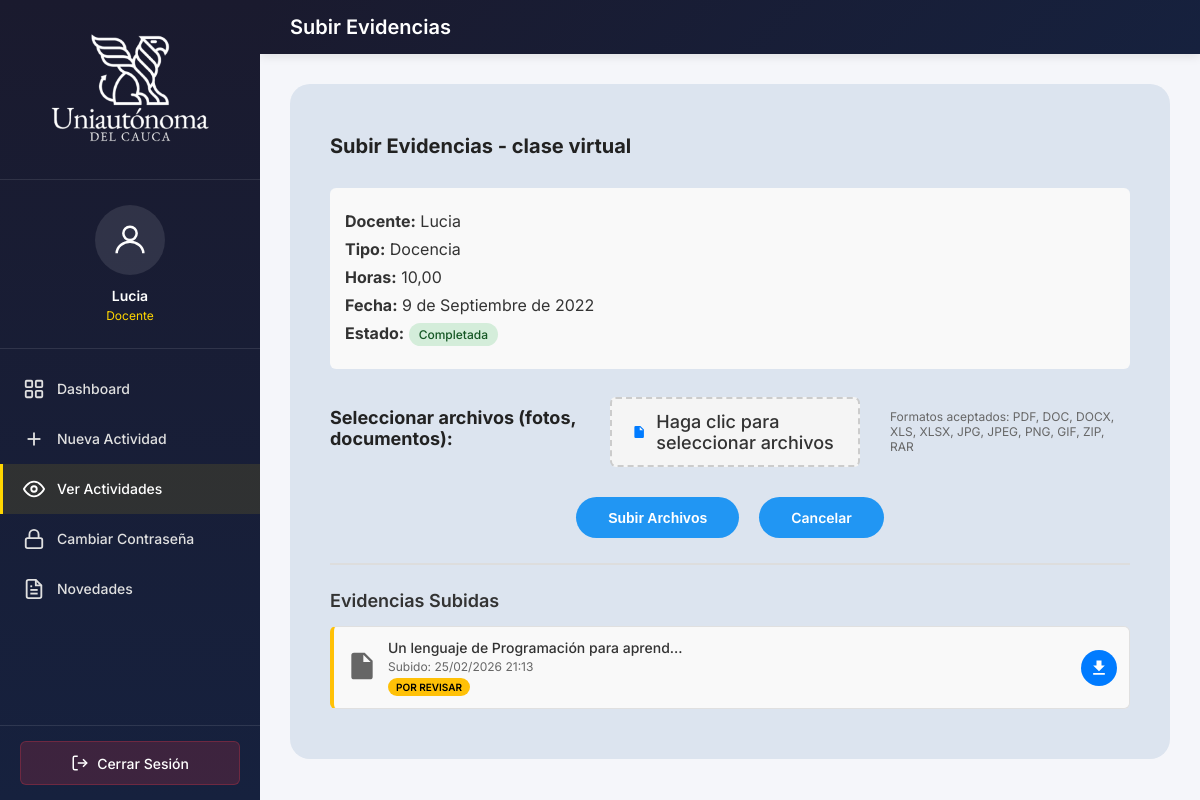
Page /profesor/subir-evidencia/1/ (signed in) on the earlier database version.
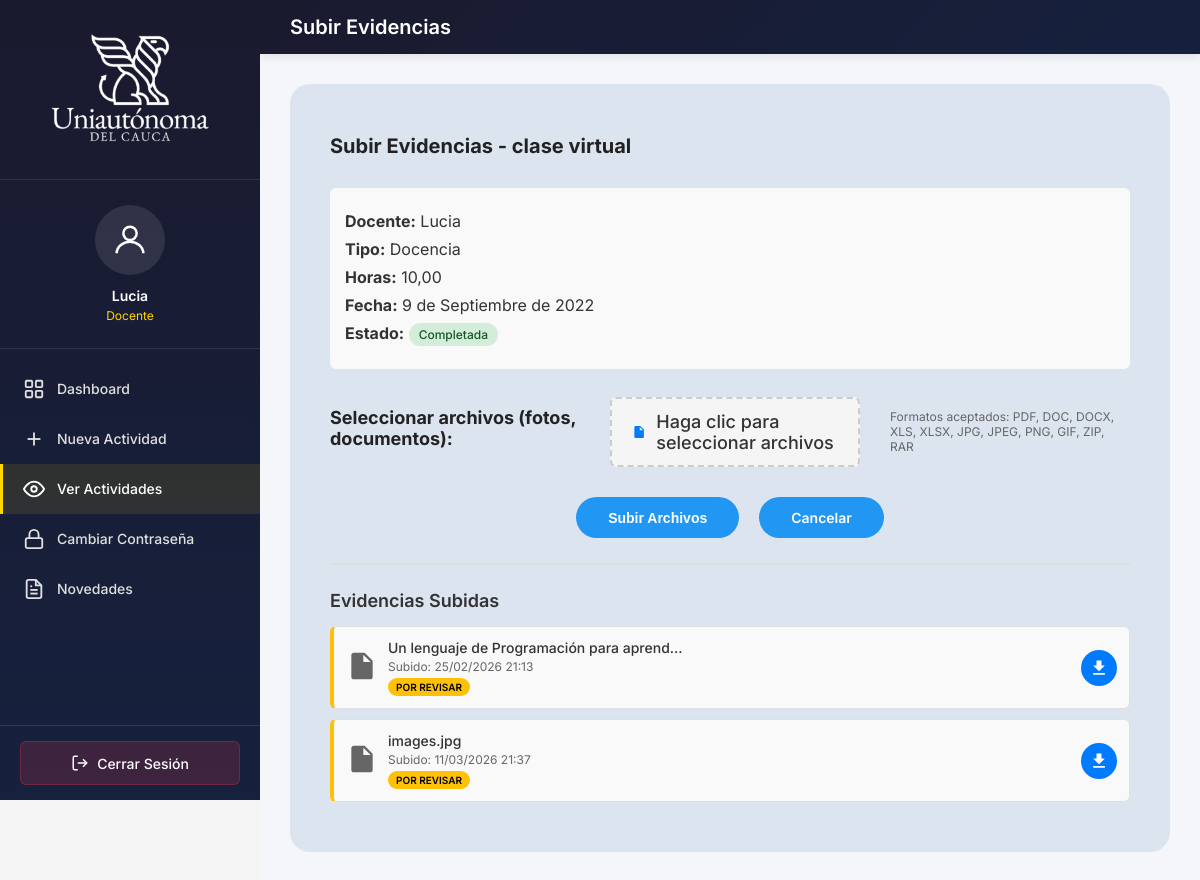
Same page on the later database version.
### tareas/models.py (models this page shows, shortened)
class Evidencia(models.Model):
    ESTADOS = (
        ('pendiente', 'Por Revisar'),
        ('aprobada', 'Aprobada'),
        ('rechazada', 'Rechazada'),
    )
    actividad = models.ForeignKey(
        Actividad,
        on_delete=models.CASCADE,
        related_name='evidencias'
    )
    archivo = models.FileField(upload_to='evidencias/')
    nombre_archivo = models.CharField(max_length=200, blank=True)
    fecha_subida = models.DateTimeField(auto_now_add=True)
    subido_por = models.ForeignKey(
        settings.AUTH_USER_MODEL,
        on_delete=models.CASCADE,
        related_name='evidencias_subidas'
    )
    estado = models.CharField(max_length=20, choices=ESTADOS, default='pendiente')
    revisado_por = models.ForeignKey(
        settings.AUTH_USER_MODEL,
        on_delete=models.SET_NULL,
        null=True, blank=True,
        related_name='evidencias_revisadas'
    )
    fecha_revision = models.DateTimeField(null=True, blank=True)
    class Meta:
        verbose_name = 'Evidencia'
        verbose_name_plural = 'Evidencias'

### tareas/views.py (the view, shortened to what this page needs)
# urls.py: path('profesor/subir-evidencia/<int:actividad_id>/', views.subir_evidencia, name='subir_evidencia'),
@login_required
@role_required('profesor')
def subir_evidencia(request, actividad_id):
    actividad = get_object_or_404(Actividad, id=actividad_id, profesor=request.user)
    context = {
        'page_title': 'Subir Evidencias',
        'user_role': 'Docente',
        'user_name': request.user.nombre_completo,
        'actividad': actividad,
    }
    return render(request, 'profesor/subir_evidencia.html', context)

### accounts/models.py (called while the page is built)
    @property
    def nombre_completo(self):
        return self.get_full_name() or self.username

### templates/profesor/subir_evidencia.html (shortened to what the changed rows need)
{% extends "base_sidebar.html" %}
{% load static %}
{% block content %}
<div class="content-card">
    <h2 class="form-subtitle">Subir Evidencias - {{ actividad.nombre }}</h2>
    {% if actividad.evidencias.exists %}
    <div class="evidencias-list">
        {% for evidencia in actividad.evidencias.all %}
        <div class="evidencia-item {% if evidencia.estado == 'aprobada' %}aprobada{% elif evidencia.estado == 'rechazada' %}rechazada{% else %}pendiente{% endif %}">
            <div class="evidencia-icono">
                <svg viewBox="0 0 24 24" width="32" height="32">
                    <path fill="currentColor" d="M14,2H6A2,2 0 0,0 4,4V20A2,2 0 0,0 6,22H18A2,2 0 0,0 20,20V8L14,2M18,20V13H6V20H18M13,9V3.5L18.5,9H13Z" />
                </svg>
            </div>
            <div class="evidencia-info">
                <span class="evidencia-nombre">{{ evidencia.nombre_archivo|default:evidencia.archivo.name|truncatechars:40 }}</span>
                <span class="evidencia-fecha">Subido: {{ evidencia.fecha_subida|date:"d/m/Y H:i" }}</span>
                <span class="evidencia-estado badge-{{ evidencia.estado }}">
                    {{ evidencia.get_estado_display }}
                </span>
            </div>
            <a href="{{ evidencia.archivo.url }}" target="_blank" class="evidencia-descarga" title="Descargar/Ver">
                <svg viewBox="0 0 24 24" width="20" height="20">
                    <path fill="currentColor" d="M5,20H19V18H5M19,9H15V3H9V9H5L12,16L19,9Z" />
                </svg>
            </a>
        </div>
        {% endfor %}
    </div>
    {% endif %}
</div>
{% endblock %}

Differences in the rows shown:
added Evidencia: nombre_archivo "images.jpg", fecha_subida "11/03/2026 21:37", estado "POR REVISAR"
